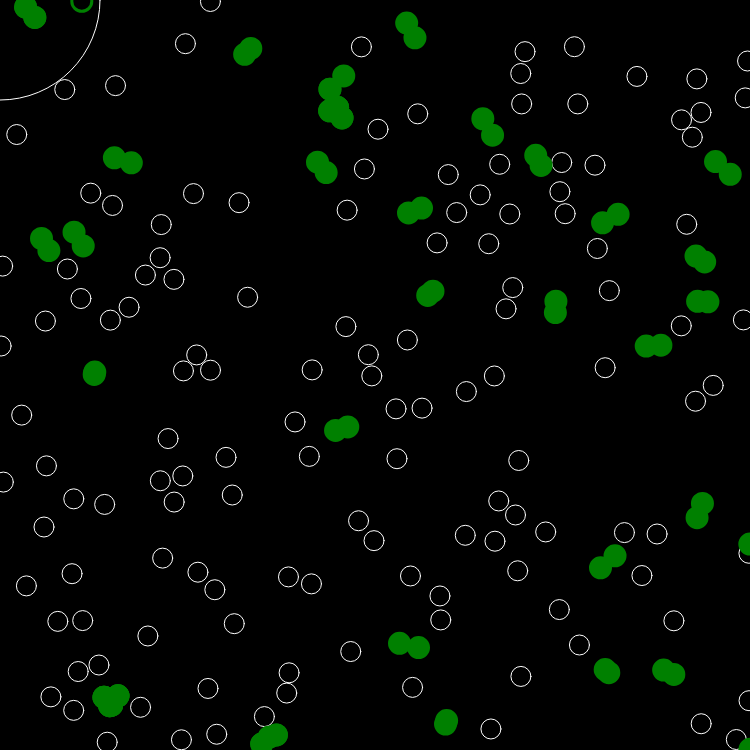
Frame 1 (no input)
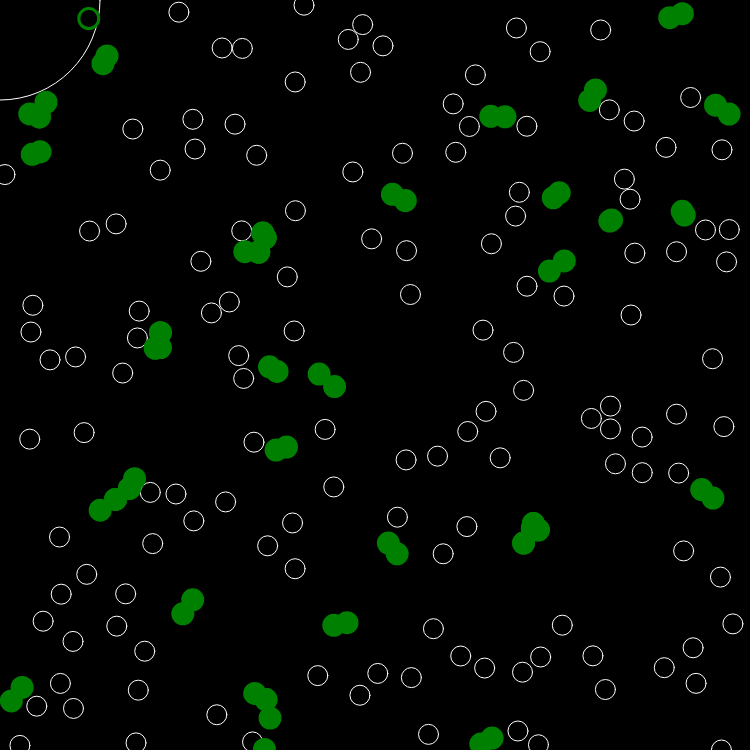
Frame 60 (no input)
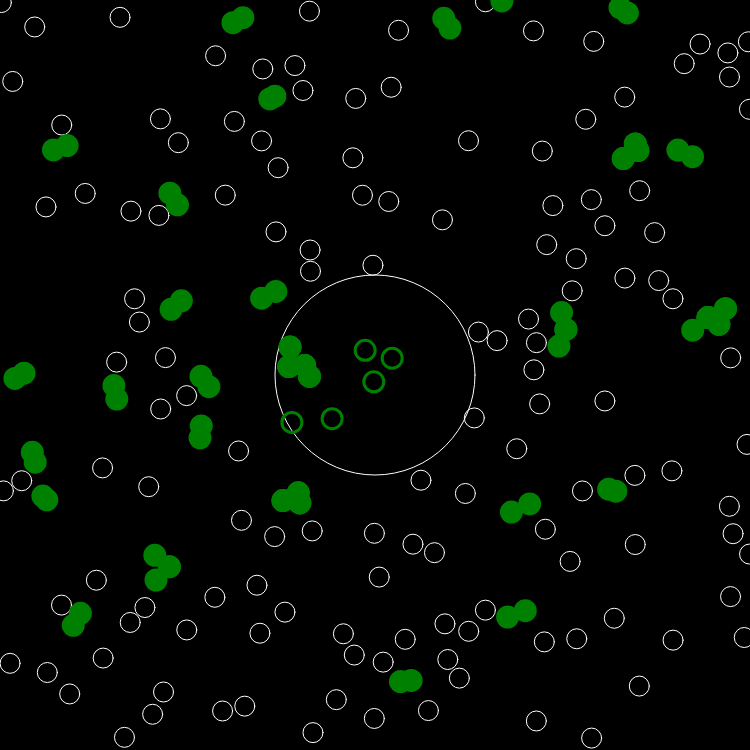
Frame 120 (the mouse pressed at the canvas centre since frame 60)

The p5.js sketch that drew these frames (run headless with seeded random() and noise() and a simulated clock; from frame 60 on, the mouse is pressed at the canvas centre):

// p5.js sketch
// ── sketch.js
const WD_WIDTH = 750;
const WD_HEIGHT = 750;
const RADIUS = 100;

var quadtree;
var points = [];
var lastUpdate;

function setup() {
  createCanvas(WD_WIDTH, WD_HEIGHT)

  for (let i = 0; i < 200; i++){
    points.push(new Point(
      random(WD_WIDTH),
      random(WD_HEIGHT)
    ))
  }

  console.log(quadtree)
}

function draw() {
  if (lastUpdate == null)
    lastUpdate = millis();

  background(0);
  console.log("frame rate: " + Math.floor(frameRate()));
  
  strokeWeight(1);
  stroke(255);
  noFill();
  for (let i = 0; i < points.length; i++){
    points[i].update(millis() - lastUpdate);
    _drawPoint(points[i]);
  }

  let startTime = millis();
  quadtree = new QuadTree(new Point(WD_WIDTH / 2, WD_HEIGHT / 2), WD_WIDTH - 2, WD_HEIGHT - 2)
  for (let i = 0; i < points.length; i++)
    quadtree.insert(points[i]);

  let foundPoints = quadtree.queryCircle(new Point(mouseX, mouseY), RADIUS);
  console.log("total " + points.length + " points, found " + foundPoints.length + " in " + Math.floor(millis() - startTime) + " ms");
  // quadtree.show();

  noFill();
  strokeWeight(1);
  stroke(255);
  ellipse(mouseX, mouseY, RADIUS * 2, RADIUS * 2);
  
  strokeWeight(3);
  stroke("green");
  for (let i = 0; i < foundPoints.length; i++)
    _drawPoint(foundPoints[i]);

  for (let i = 0; i < points.length; i++){
    let point = points[i];
    let nearByPoints = quadtree.queryCircle(point, point.radius * 2);

    for (let j = 0; j < nearByPoints.length; j++){
      let neighbor = nearByPoints[j];
      if (neighbor === point)
        continue;

      if (Math.pow(neighbor.x - point.x, 2) + Math.pow(neighbor.y - point.y, 2) <= Math.pow(point.radius * 2, 2)){
        fill("green"); 
        _drawPoint(point);
      }
    }
  }

  lastUpdate = millis();
}

function _drawPoint(p){
  // point(p.x, p.y);
  ellipse(p.x, p.y, p.radius * 2, p. radius * 2);
}

function mousePressed(){
  points.push(new Point(mouseX, mouseY));
}

function mouseDragged(){
  points.push(new Point(mouseX, mouseY));
}
// ── quadtree.js
const CAPACITY = 4;
const MAX_VELOCITY = 150;
const POINT_RADIUS = 10;

class Point{
    constructor(x, y){
        this.x = x;
        this.y = y;
        this.vx = random(-MAX_VELOCITY, MAX_VELOCITY);
        this.vy = random(-MAX_VELOCITY, MAX_VELOCITY);
        this.radius = POINT_RADIUS;
        this.collisionChecked = false;
    }
    update(dt){
        this.x += this.vx * dt / 1000;
        this.y += this.vy * dt / 1000;
        
        if (this.x <= 0){
            this.x = 0;
            this.vx *= -1;
        }
        if (this.x >= WD_WIDTH) {
            this.x = WD_WIDTH;
            this.vx *= -1;
        } 

        if (this.y <= 0){
            this.y = 0;
            this.vy *= -1;
        }
        if (this.y >= WD_HEIGHT){
            this.y = WD_HEIGHT;
            this.vy *= -1;
        }

        this.collisionChecked = false;
    }
}


class QuadTree{
    constructor(position, width, height){
        this.position = position;
        this.width = width;
        this.height = height;
        this.points = [];

        this.devided = false;

        // follows the four quadrants of a Cartesian coordinate system
        this.childI = null;
        this.childII = null;
        this.childIII = null;
        this.childIV = null;
    }

    // reference https://yal.cc/rectangle-circle-intersection-test/
    _intersect(center, radius){
        let pos = new Point(this.position.x - this.width / 2, this.position.y - this.height / 2)
        let nearestX = Math.max(pos.x, Math.min(center.x, pos.x + this.width))
        let nearestY = Math.max(pos.y, Math.min(center.y, pos.y + this.height))
        return Math.pow(center.x - nearestX, 2) + Math.pow(center.y - nearestY, 2) < Math.pow(radius, 2);
    }

    queryCircle(center, radius){
        if (!this._intersect(center, radius))
            return [];

        let result = [];
        for (let i = 0; i < this.points.length; i++){
            let point = this.points[i];

            if (Math.pow(center.x - point.x, 2) + Math.pow(center.y - point.y, 2) <= Math.pow(radius, 2))
                result.push(point);
        }

        if (this.devided){
            result = result.concat(this.childI.queryCircle(center, radius));
            result = result.concat(this.childII.queryCircle(center, radius));
            result = result.concat(this.childIII.queryCircle(center, radius));
            result = result.concat(this.childIV.queryCircle(center, radius));
        }

        return result;
    }

    contains(point){
        return point.x >= this.position.x  - this.width / 2&& 
            point.x <= this.position.x + this.width / 2 &&
            point.y >= this.position.y  - this.height / 2&& 
            point.y <= this.position.y + this.height / 2
    }

    insert(point){
        if (!this.contains(point))
            return false;

        if (this.points.length < CAPACITY){
            this.points.push(point);
            return true;
        }

        if (!this.devided)
            this._devide()

        if (this.childI.insert(point)) return true;
        else if (this.childII.insert(point)) return true;
        else if (this.childIII.insert(point)) return true;
        else return this.childIV.insert(point);
    }

    _devide(){
        let p = this.position;

        this.childI = new QuadTree(
            new Point(
                p.x + this.width / 4,
                p.y - this.height / 4
            ),
            this.width / 2,
            this.height / 2
        )
        this.childII = new QuadTree(
            new Point(
                p.x - this.width / 4,
                p.y - this.height / 4
            ),
            this.width / 2,
            this.height / 2
        )
        this.childIII = new QuadTree(
            new Point(
                p.x - this.width / 4,
                p.y + this.height / 4
            ),
            this.width / 2,
            this.height / 2
        )
        this.childIV = new QuadTree(
            new Point(
                p.x + this.width / 4,
                p.y + this.height / 4
            ),
            this.width / 2,
            this.height / 2
        )

        this.devided = true;
    }

    show(){
        this._drawBoundary();
        // this._drawPoints();  

        if (this.devided){
            this.childI.show();
            this.childII.show();
            this.childIII.show();
            this.childIV.show();
        } 
    }

    _drawPoints(){
        stroke(255);
        strokeWeight(2);
        for (let i = 0; i < this.points.length; i++){
            let p = this.points[i];
            point(p.x, p.y);
        }
    }

    _drawBoundary(){
        strokeWeight(1);
        stroke(255);
        noFill();
        rectMode(CENTER);
        rect(
            this.position.x, 
            this.position.y, 
            this.width, 
            this.height
        );
    }
}
